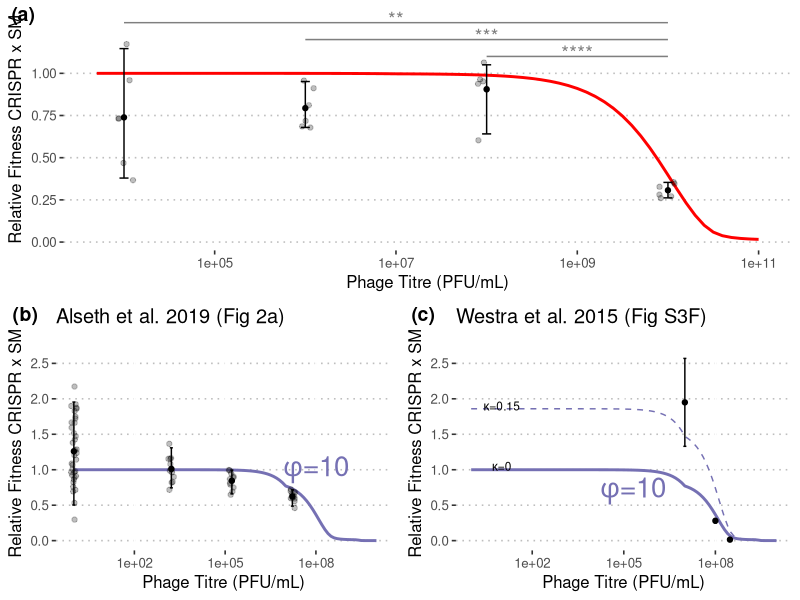
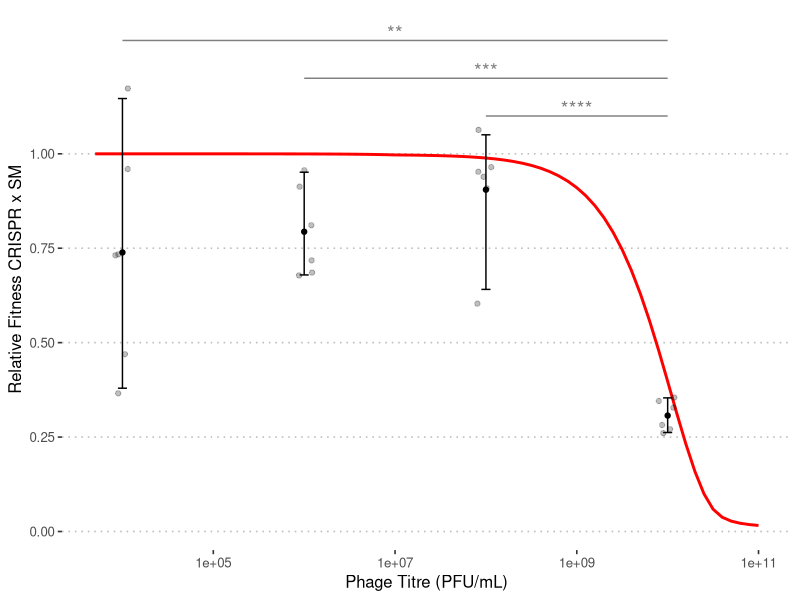
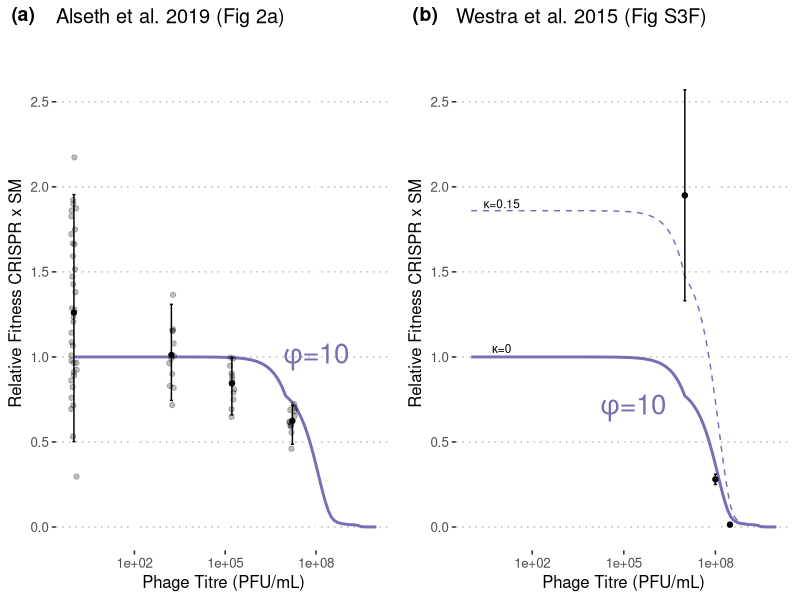
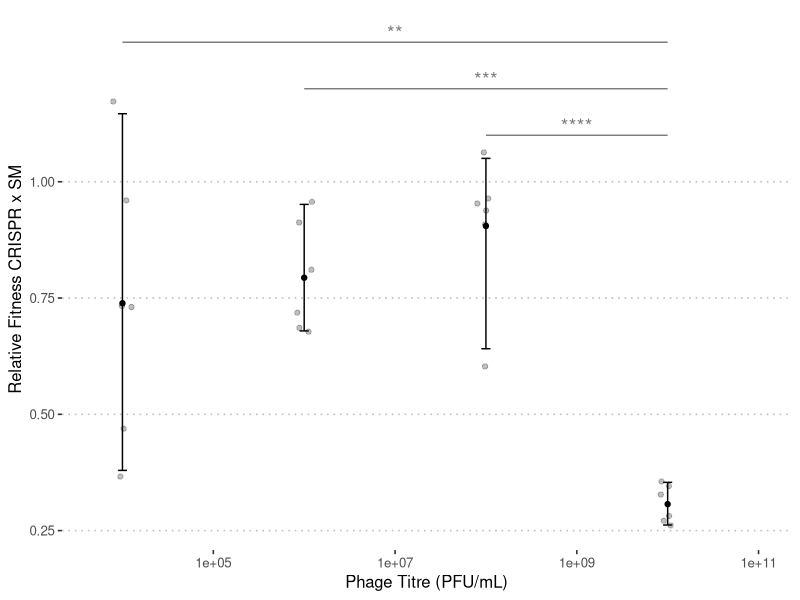

Generate these figures, in order, with R:

# JLW - 2020

# Analysis of experimental data and comparison with model expectations

# Load packages
library(deSolve)
library(dplyr)
library(ggplot2)
library(ggpubr)

# Finds 95% confidence intervals for experimental data
bootMeanCI <- function(x, n = 1000){
  boot.samples <- matrix(sample(x, size = n*length(x), replace = TRUE), 
                         n, 
                         length(x))
  boot.means <- apply(boot.samples, 1, mean)
  return(quantile(x,c(0.025,0.975)))
}

# System of differential equations for system with lag in batch culture
lagSystem <- function(t, state, parameters) {
  with(as.list(c(state, parameters)),{
    # rate of change
    dR <- - e*v*R*(X+Y)/(z+R)
    dX <- ((1-2*mu/alpha)*v*R/(z+R) - delta*V)*X + phi*Ix
    dY <- ((1-k)*v*R/(z+R))*Y
    dIx <- delta*X*V - phi*Ix
    dV <- -delta*X*V
    # return the rate of change
    list(c(dR,dX,dY,dIx,dV))
  }) # end with(as.list ...
}

# Initialize and run CRISPR x SM competition in silico, can iterate for serial transfer (feature not used in manuscript)
competeXY <- function(V0,phi,dpi=1,re_add_phage=T,daylen=24,kappa=0){
  parameters <- c(e=5e-7,
                  v=2,
                  z=1,
                  delta=1e-7,
                  mu=4e-6,
                  alpha=0.4,
                  k=kappa,
                  delta=1e-7,
                  phi=phi)
  state <- c(R=500,
             X=max(1e7-V0,0),
             Y=1e7,
             Ix=min(V0,1e7),
             V=V0)
  times <- seq(0, daylen, by = 1)
  
  for(i in 1:dpi){
    out <- ode(y = state, 
               times = times, 
               func = lagSystem, 
               parms = parameters,
               method="lsoda")
    if(re_add_phage==T){
      state <- c(R=500+tail(out[,"R"],n=1)/100,
                 X=tail(out[,"X"],n=1)/100,
                 Y=tail(out[,"Y"],n=1)/100,
                 Ix=tail(out[,"Ix"],n=1)/100,
                 V=V0+tail(out[,"V"],n=1)/100)
    } else{
      state <- c(R=500+tail(out[,"R"],n=1)/100,
                 X=tail(out[,"X"],n=1)/100,
                 Y=tail(out[,"Y"],n=1)/100,
                 Ix=tail(out[,"Ix"],n=1)/100,
                 V=tail(out[,"V"],n=1)/100)
    }
  }
  
  Xf <- tail(out[,"X"],n=1)
  Yf <- tail(out[,"Y"],n=1)
  Xprop <- Xf/(Xf+Yf)
  rel_fit <- (Xprop*0.5)/((1-Xprop)*0.5)
  return(rel_fit)
}

# Runs competition experiments over a range of viral titres
titreProfile <- function(phi,kappa,v_range=10^seq(0,11,1)){
  fitness <- numeric()
  for(v in v_range){
    fitness <- c(fitness,competeXY(V0=v,
                                   phi=phi,
                                   dpi=1,
                                   re_add_phage=F,
                                   daylen=24,
                                   kappa=kappa))
  }
  return(fitness)
}

# Load experimental data
setwd("~/immunelag/Fig3")
## Experiments performed by us
cur_exp <- read.csv("experiment.csv") %>% subset(select=c(Titre,Fitness))
cur_exp$Source <- "Current"
## Westra et al. 2015 Fig S3F (personal communitcation)
EW_exp <- data.frame(Titre =c(1e7/6,1e8/6,3e8/6), 
                     Fitness = c(1.95,0.28,0.014),
                     Source="Westra et al.")
## Alseth et al. 2019 Fig 2 (supplement)
EA_exp <- read.csv("alseth.csv",stringsAsFactors = F)  %>% 
  subset(Treatment %in% c("Monoculture (BIM2 + SM only)","Monoculture (BIM2 + SM)")) %>% # Two conditions are the same (personal communication)
  subset(select=c(Phage.titre,CRISPR..BIM2..fitness))
names(EA_exp) <- c("Titre","Fitness")
EA_exp$Source <- "Alseth et al."
EA_exp$Titre <- gsub("[\\^]","e",EA_exp$Titre) %>% 
  gsub(pattern="10e",replace="1e") %>%
  as.numeric()
EA_exp$Titre <- EA_exp$Titre/6 # reported as PFU not PFU/mL (in 6mL media)


# Is the drop in fitness at high viral titre in our experiments significant (yes)
anova.test <- aov(Fitness~factor(Titre),data=cur_exp)
summary(anova.test)
TukeyHSD(anova.test)

# Run model for comparison to our experiments (short lag)
v_range <- 10^seq(3,11,0.1)
x <- titreProfile(phi=1e3,kappa=0,v_range=v_range)
model_df <- data.frame(v=v_range,
                       fitness=x,
                       stringsAsFactors = F)

# Plot our experiments w/ model comparison
mean_exp <- cur_exp %>% group_by(Titre) %>% 
  summarise(MeanFitness=mean(Fitness),
            LowerCI=bootMeanCI(Fitness,n=1e5)[1],
            UpperCI=bootMeanCI(Fitness,n=1e5)[2])
p1 <- ggplot() + 
  geom_line(data=model_df,aes(x=v_range,y=fitness),color="red",lwd=1) +
  geom_point(data = mean_exp,
             aes(x=Titre,y=MeanFitness))  +
  geom_errorbar(data = mean_exp,
                aes(x=Titre,y=MeanFitness,ymin = LowerCI, ymax = UpperCI),width=0.1) + 
  scale_x_log10(limits=c(5e3,1e11)) + 
  ylim(0.1,1.4) +
  theme_pubclean() + 
  geom_jitter(data=cur_exp,aes(x=Titre,y=Fitness),alpha=0.25,width=0.1) +
  xlab("Phage Titre (PFU/mL)") + 
  ylab("Relative Fitness CRISPR x SM") + 
  geom_line(data=data.frame(x=c(1e8,1e10),y=c(1.1,1.1)),aes(x=x,y=y),alpha=0.5) +  
  geom_line(data=data.frame(x=c(1e6,1e10),y=c(1.2,1.2)),aes(x=x,y=y),alpha=0.5) + 
  geom_line(data=data.frame(x=c(1e4,1e10),y=c(1.3,1.3)),aes(x=x,y=y),alpha=0.5)  +
  geom_text(data=data.frame(x=c(1e7),y=c(1.32)),aes(x=x,y=y),alpha=0.5,label="**",size=5) +
  geom_text(data=data.frame(x=c(1e8),y=c(1.22)),aes(x=x,y=y),alpha=0.5,label="***",size=5) + 
  geom_text(data=data.frame(x=c(1e9),y=c(1.12)),aes(x=x,y=y),alpha=0.5,label="****",size=5) + 
  scale_y_continuous(breaks=c(0,0.25,0.5,0.75,1))# + 
  #geom_text(data=data.frame(x=c(3e10),y=c(0.75)),aes(x=x,y=y),color="#d95f02",label=expression(phi * "=" *1000),size=7)

# Run model for comparison to Alseth et al. experiments (long lag)
v_range_EA <- 10^seq(0,10,0.1)
x <- titreProfile(phi=10,kappa=0,v_range=v_range_EA)
model_df_EA <- data.frame(v=v_range_EA,
                       fitness=x,
                       stringsAsFactors = F)

# Plot Alseth et al. experiments w/ model comparison
mean_exp_EA <- EA_exp %>% group_by(Titre) %>% 
  summarise(MeanFitness=mean(Fitness),
            LowerCI=bootMeanCI(Fitness,n=1e5)[1],
            UpperCI=bootMeanCI(Fitness,n=1e5)[2])
p2 <- ggplot() + 
  geom_line(data=model_df_EA,aes(x=v,y=fitness),color="#7570b3",lwd=1) +
  geom_point(data = mean_exp_EA,
             aes(x=Titre+1,y=MeanFitness))  +
  geom_errorbar(data = mean_exp_EA,
                aes(x=Titre+1,y=MeanFitness,ymin = LowerCI, ymax = UpperCI),width=0.1) + 
  scale_x_log10() +
  theme_pubclean() + 
  geom_jitter(data=EA_exp,aes(x=Titre+1,y=Fitness),alpha=0.25,width=0.1) +
  xlab("Phage Titre (PFU/mL)") + 
  ylab("Relative Fitness CRISPR x SM")  + 
  scale_y_continuous(breaks=c(0,0.5,1,1.5,2,2.5),limit=c(0,2.75)) +
  ggtitle("Alseth et al. 2019 (Fig 2a)") + 
  geom_text(data=data.frame(x=c(1e8),y=c(1)),aes(x=x,y=y),color="#7570b3",label=expression(phi * "=" * 10),size=7)



# Run model for comparison to Westra et al. experiments (long lag)
# High SM cost
v_range_EW <- 10^seq(0,10,0.1)
x <- titreProfile(phi=10,kappa=0.15,v_range=v_range_EW)
model_df_cost_EW <- data.frame(v=v_range_EW,
                           fitness=x,
                           stringsAsFactors = F)
# No SM cost
v_range_EW <- 10^seq(0,10,0.1)
x <- titreProfile(phi=10,kappa=0,v_range=v_range_EW)
model_df_EW <- data.frame(v=v_range_EW,
                           fitness=x,
                           stringsAsFactors = F)

# Plot Westra et al. experiments w/ model comparison
p3 <- ggplot() + 
  geom_line(data=model_df_cost_EW,aes(x=v,y=fitness),color="#7570b3",lwd=0.5,lty=2) +
  geom_line(data=model_df_EW,aes(x=v,y=fitness),color="#7570b3",lwd=1) +
  geom_point(data = data.frame(x = c(1e7,1e8,3e8), 
                               y = c(1.95,0.28,0.014),
                               CI = c(0.62,0.03,0.011)),
             aes(x=x,y=y))  +
  geom_errorbar(data = data.frame(x = c(1e7,1e8,3e8), 
                                  y = c(1.95,0.28,0.014),
                                  CI = c(0.62,0.03,0.011)),
                aes(x=x,y=y,ymin = y - CI, ymax = y + CI),width=0.1) + 
  scale_x_log10(limits=c(1e0,1e10)) + 
  theme_pubclean() + 
  xlab("Phage Titre (PFU/mL)") + 
  ylab("Relative Fitness CRISPR x SM")   + 
  scale_y_continuous(breaks=c(0,0.5,1,1.5,2,2.5),limit=c(0,2.75))+
  ggtitle("Westra et al. 2015 (Fig S3F)") + 
  geom_text(data=data.frame(x=c(1e1),y=c(1.9)),
          aes(x=x,y=y),alpha=1,label=expression(kappa * "=" * 0.15),
          size=3,color="black") +
  geom_text(data=data.frame(x=c(1e1),y=c(1.05)),
            aes(x=x,y=y),alpha=1,label=expression(kappa * "=" * 0),
            size=3,color="black") + 
  geom_text(data=data.frame(x=c(2e5),y=c(0.7)),aes(x=x,y=y),color="#7570b3",label=expression(phi * "=" * 10),size=7)

# Put it together
setwd("~/immunelag/Fig3")
pdf(paste0("CRISPRxSM_allexperiments.pdf"),width=6,height=10)
ggarrange(p1,
          ggarrange(p2,p3,ncol=2,labels=c("(b)","(c)")),
          nrow=2,
          labels=c("(a)",""))
dev.off()



# Put it together
setwd("~/immunelag/Fig3")
pdf(paste0("CRISPRxSM_ourexperiments.pdf"),width=5,height=6)
p1
dev.off()

# Put it together
setwd("~/immunelag/Fig3")
pdf(paste0("CRISPRxSM_otherexperiments.pdf"),width=6,height=5)
ggarrange(p2,p3,ncol=2,labels=c("(a)","(b)"))
dev.off()




p_slidesA <- ggplot() + 
  geom_point(data = mean_exp,
             aes(x=Titre,y=MeanFitness))  +
  geom_errorbar(data = mean_exp,
                aes(x=Titre,y=MeanFitness,ymin = LowerCI, ymax = UpperCI),width=0.1) + 
  scale_x_log10(limits=c(5e3,1e11)) + 
  ylim(0.1,1.4) +
  theme_pubclean() + 
  geom_jitter(data=cur_exp,aes(x=Titre,y=Fitness),alpha=0.25,width=0.1) +
  xlab("Phage Titre (PFU/mL)") + 
  ylab("Relative Fitness CRISPR x SM") + 
  geom_line(data=data.frame(x=c(1e8,1e10),y=c(1.1,1.1)),aes(x=x,y=y),alpha=0.5) +  
  geom_line(data=data.frame(x=c(1e6,1e10),y=c(1.2,1.2)),aes(x=x,y=y),alpha=0.5) + 
  geom_line(data=data.frame(x=c(1e4,1e10),y=c(1.3,1.3)),aes(x=x,y=y),alpha=0.5)  +
  geom_text(data=data.frame(x=c(1e7),y=c(1.32)),aes(x=x,y=y),alpha=0.5,label="**",size=5) +
  geom_text(data=data.frame(x=c(1e8),y=c(1.22)),aes(x=x,y=y),alpha=0.5,label="***",size=5) + 
  geom_text(data=data.frame(x=c(1e9),y=c(1.12)),aes(x=x,y=y),alpha=0.5,label="****",size=5) + 
  scale_y_continuous(breaks=c(0,0.25,0.5,0.75,1))

p_slidesB <- ggplot() + 
  geom_point(data = data.frame(x = c(1e7,1e8,3e8), 
                               y = c(1.95,0.28,0.014),
                               CI = c(0.62,0.03,0.011)),
             aes(x=x,y=y))  +
  geom_errorbar(data = data.frame(x = c(1e7,1e8,3e8), 
                                  y = c(1.95,0.28,0.014),
                                  CI = c(0.62,0.03,0.011)),
                aes(x=x,y=y,ymin = y - CI, ymax = y + CI),width=0.1) + 
  scale_x_log10(limits=c(5e3,1e11)) + 
  theme_pubclean() + 
  xlab("Phage Titre (PFU/mL)") + 
  ylab("Relative Fitness CRISPR x SM")   + 
  scale_y_continuous(breaks=c(0,0.5,1,1.5,2,2.5),limit=c(0,2.75))+
  ggtitle("Westra et al. 2015 (Fig S3F)") 

setwd("~/immunelag/Fig3")
pdf(paste0("CRISPRxSM_slides.pdf"),width=5,height=4)
p_slidesA
dev.off()
